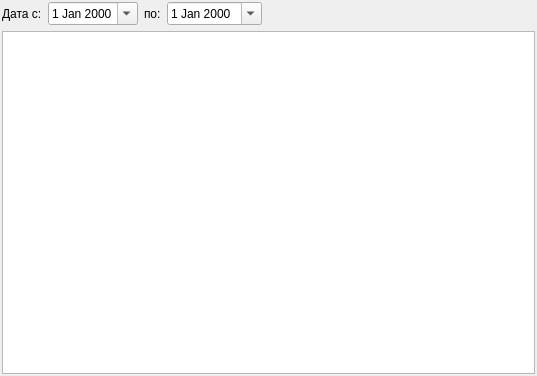
<?xml version="1.0" encoding="UTF-8"?>
<ui version="4.0">
 <class>MsgView</class>
 <widget class="QWidget" name="MsgView">
  <property name="geometry">
   <rect>
    <x>0</x>
    <y>0</y>
    <width>537</width>
    <height>376</height>
   </rect>
  </property>
  <property name="windowTitle">
   <string>Form</string>
  </property>
  <layout class="QVBoxLayout" name="verticalLayout">
   <property name="margin">
    <number>2</number>
   </property>
   <item>
    <layout class="QHBoxLayout" name="horizontalLayout">
     <item>
      <widget class="QLabel" name="label_2">
       <property name="text">
        <string>Дата с:</string>
       </property>
      </widget>
     </item>
     <item>
      <widget class="QDateEdit" name="dateFrom">
       <property name="minimumSize">
        <size>
         <width>90</width>
         <height>0</height>
        </size>
       </property>
       <property name="readOnly">
        <bool>false</bool>
       </property>
       <property name="buttonSymbols">
        <enum>QAbstractSpinBox::NoButtons</enum>
       </property>
       <property name="calendarPopup">
        <bool>true</bool>
       </property>
      </widget>
     </item>
     <item>
      <widget class="QLabel" name="label_3">
       <property name="text">
        <string>по:</string>
       </property>
      </widget>
     </item>
     <item>
      <widget class="QDateEdit" name="dateTill">
       <property name="minimumSize">
        <size>
         <width>90</width>
         <height>0</height>
        </size>
       </property>
       <property name="calendarPopup">
        <bool>true</bool>
       </property>
      </widget>
     </item>
     <item>
      <spacer name="horizontalSpacer">
       <property name="orientation">
        <enum>Qt::Horizontal</enum>
       </property>
       <property name="sizeHint" stdset="0">
        <size>
         <width>40</width>
         <height>20</height>
        </size>
       </property>
      </spacer>
     </item>
    </layout>
   </item>
   <item>
    <widget class="QTableView" name="table"/>
   </item>
  </layout>
 </widget>
 <resources/>
 <connections/>
</ui>
